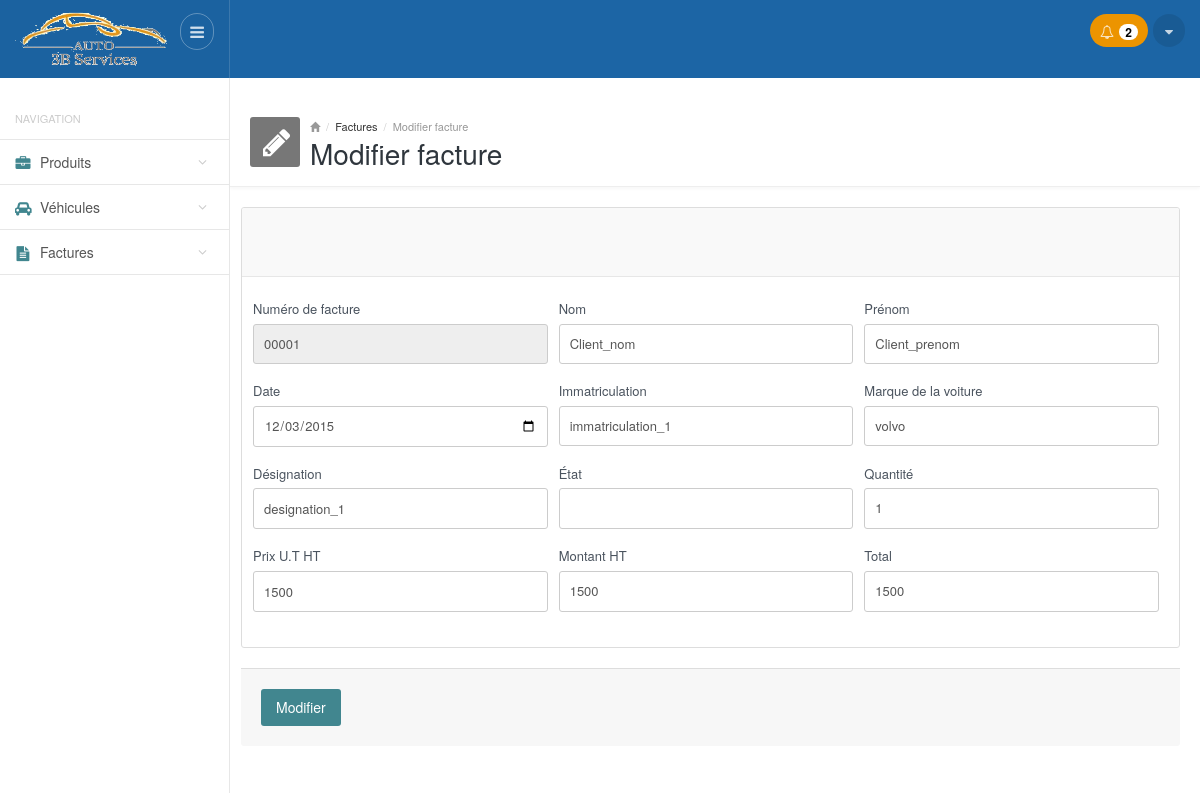
Page /modifier_facture.php?num_fact=00001 (signed in) on the earlier database version.
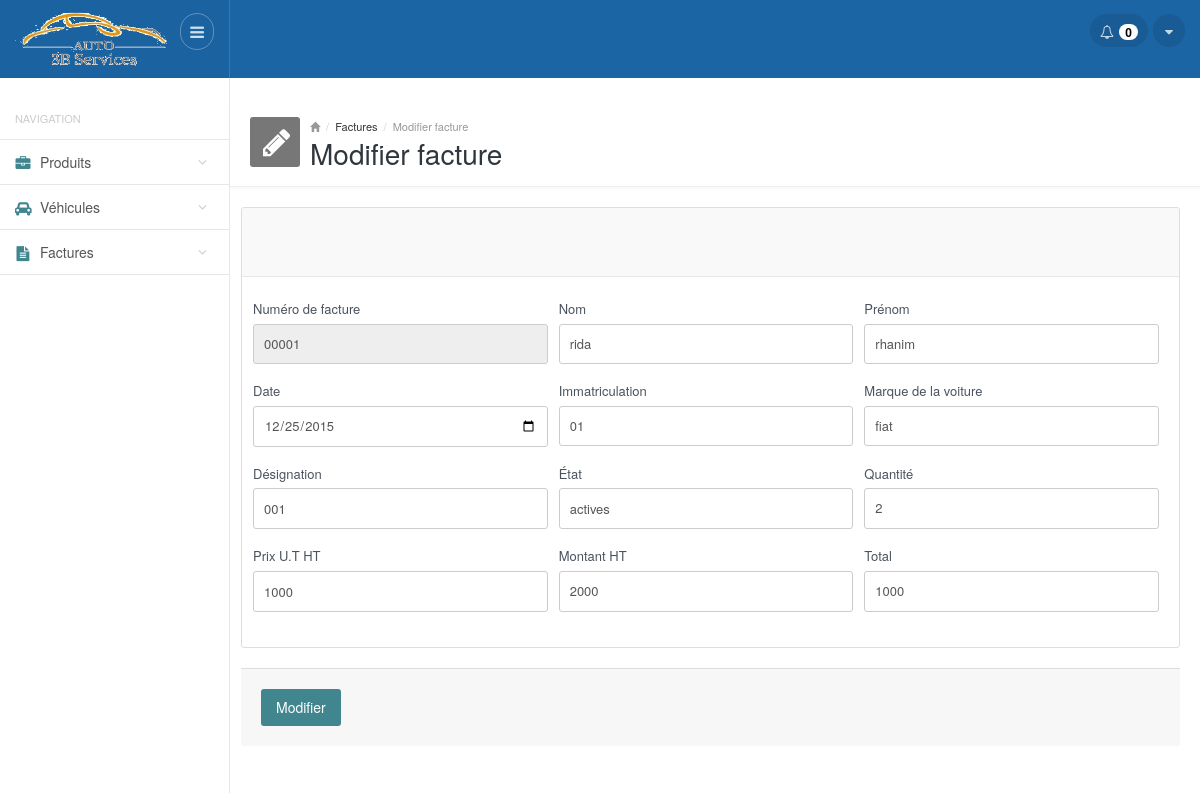
Same page on the later database version.
### tables this page shows
CREATE TABLE IF NOT EXISTS `factures` (
  `num_fact` varchar(25) NOT NULL,
  `date_fact` date NOT NULL,
  `nom` varchar(25) NOT NULL,
  `prenom` varchar(25) NOT NULL,
  `immatriculation` varchar(25) NOT NULL,
  `marque_voiture` varchar(25) NOT NULL,
  `designation` varchar(50) NOT NULL,
  `qte` int(10) NOT NULL,
  `etat_facture` varchar(10) NOT NULL,
  `prix` float NOT NULL,
  `montant` float NOT NULL,
  `total` float NOT NULL
);

### functions.php (called while the page is built, shortened)
<?php
function getFacture($num_fact)
{
     $result = mysql_query("SELECT * FROM factures where num_fact='$num_fact' ") or die(mysql_error());
     $facture = mysql_fetch_array($result);
    return $facture;
}
function getNotifProducts()
{
    $result = mysql_query("SELECT count(*) FROM produits WHERE qte_min>=qte") or die(mysql_error());
    $count = mysql_fetch_array($result);
    return $count[0];
}
?>

### modifier_facture.php (the view, shortened to what the changed rows need)
<?php
require_once __DIR__ . '/functions.php';
require_once __DIR__ . '/header.php'; ?>
<div class="mainpanel">
    <div class="contentpanel">
        <div class="row">
            <div class="col-md-12">
                <form>
                <div class="panel panel-default">
                    <div class="panel-body">
                        <?php
                        if (isset($_GET['num_fact'])) {
                            $facture= getFacture($_GET['num_fact']);
                        }
                        ?>
                        <div class="row">
                            <div class="col-sm-4">
                                <div class="form-group">
                                    <label class="control-label">Numéro de facture</label>
                                    <input type="text" name="num_fact" id="num_fact" class="form-control" value="<?php echo $facture['num_fact']; ?>" disabled/>
                                </div>
                            </div>
                            <div class="col-sm-4">
                                <div class="form-group">
                                    <label class="control-label">Nom</label>
                                    <input type="text" name="nom" id="nom" class="form-control" value="<?php echo $facture['nom']; ?>"/>
                                </div>
                            </div>
                             <div class="col-sm-4">
                                <div class="form-group">
                                    <label class="control-label">Prénom</label>
                                    <input type="text" name="prenom" id="prenom" class="form-control" value="<?php echo $facture['prenom']; ?>"/>
                                </div>
                            </div>
                        </div>
                        <div class="row">
                            <div class="col-sm-4">
                                <div class="form-group">
                                    <label class="control-label">Date</label>
                                    <input type="date" name="date_fact" id="date_fact" class="form-control" value="<?php echo $facture['date_fact']; ?>" style="height: 41px;"/>
                                </div>
                            </div>
                            <div class="col-sm-4">
                                <div class="form-group">
                                    <label class="control-label">Immatriculation</label>
                                    <input type="text" name="immatriculation" id="immatriculation" class="form-control" value="<?php echo $facture['immatriculation']; ?>"/>
                                </div>
                            </div>
                            <div class="col-sm-4">
                                <div class="form-group">
                                    <label class="control-label">Marque de la voiture</label>
                                    <input type="text" name="marque_voiture" id="marque_voiture" class="form-control" value="<?php echo $facture['marque_voiture']; ?>"/>
                                </div>
                            </div>
                        </div>
                        <div class="row">
                            <div class="col-sm-4">
                                <div class="form-group">
                                    <label class="control-label">Désignation</label>
                                    <input type="text" name="designation" id="designation" class="form-control" value="<?php echo $facture['designation']; ?>" style="height: 41px;"/>
                                </div>
                            </div>
                             <div class="col-sm-4">
                                <div class="form-group">
                                    <label class="control-label">État</label>
                                    <input type="text" name="etat_facture" id="etat_facture" class="form-control" value="<?php echo $facture['etat_facture']; ?>" style="height: 41px;"/>
                                </div>
                            </div>
                            <div class="col-sm-4">
                                <div class="form-group">
                                    <label class="control-label">Quantité</label>
                                    <input type="number" name="qte" id="qte" class="form-control" value="<?php echo $facture['qte']; ?>"/>
                                </div>
                            </div>
                        </div>
                           <div class="row">
                            <div class="col-sm-4">
                                <div class="form-group">
                                    <label class="control-label">Prix  U.T HT</label>
                                    <input type="number" name="prix" id="prix" class="form-control" value="<?php echo $facture['prix']; ?>" style="height: 41px;"/>
                                </div>
                            </div>
                            <div class="col-sm-4">
                                <div class="form-group">
                                    <label class="control-label">Montant HT</label>
                                    <input type="number" name="montant" id="montant" class="form-control" value="<?php echo $facture['montant']; ?>"/>
                                </div>
                            </div>
                            <div class="col-sm-4">
                                <div class="form-group">
                                    <label class="control-label">Total</label>
                                    <input type="number" name="total" id="total" class="form-control" value="<?php echo $facture['total']; ?>"/>
                                </div>
                            </div>
                        </div>
                        </div>
                    </div>
                    </form>
                </div>
            </div>
        </div>
    </div>
</div>
<?php
require_once __DIR__ . '/footer.php'; ?>

### header.php (shortened to what the changed rows need)
<!DOCTYPE html>
<html lang="en">
<head>
        <link href="css/style.default.css" rel="stylesheet">
        <link href="css/select2.css" rel="stylesheet" />
        <link href="css/style.datatables.css" rel="stylesheet">
        <link href="cdn.datatables.net/responsive/1.0.1/css/dataTables.responsive.css" rel="stylesheet">
    </head>
    <body>
        <header>
            <div class="headerwrapper">
                <div class="header-right">
                    <div class="pull-right">
                            <div class="btn-group btn-group-list btn-group-notification">
                        <?php if(getNotifProducts() == 0) {?>
                            <button type="button" class="btn btn-default dropdown-toggle" data-toggle="dropdown">
                        <?php } else { ?>
                                <button type="button" class="btn btn-default dropdown-toggle orange" data-toggle="dropdown">
                        <?php } ?>
                              <i class="fa fa-bell-o"></i>
                              <span class="badge">
                                <?php echo getNotifProducts(); ?>
                              </span>
                            </button>
                        </div>
                    </div>
                </div>
            </div>
        </header>
        <br>
        <br>
        <section>
            <div class="mainwrapper">

Differences in the rows shown:
changed factures id 00001: nom "Client_nom" → "rida"; prenom "Client_prenom" → "rhanim"; date_fact "12/03/2015" → "12/25/2015"; immatriculation "immatriculation_1" → "01"; marque_voiture "volvo" → "fiat"; designation "designation_1" → "001"; etat_facture (not shown) → "actives"; qte "1" → "2"; prix "1500" → "1000"; montant "1500" → "2000"; total "1500" → "1000"
Other differences:
getNotifProducts(): "2" → "0"
